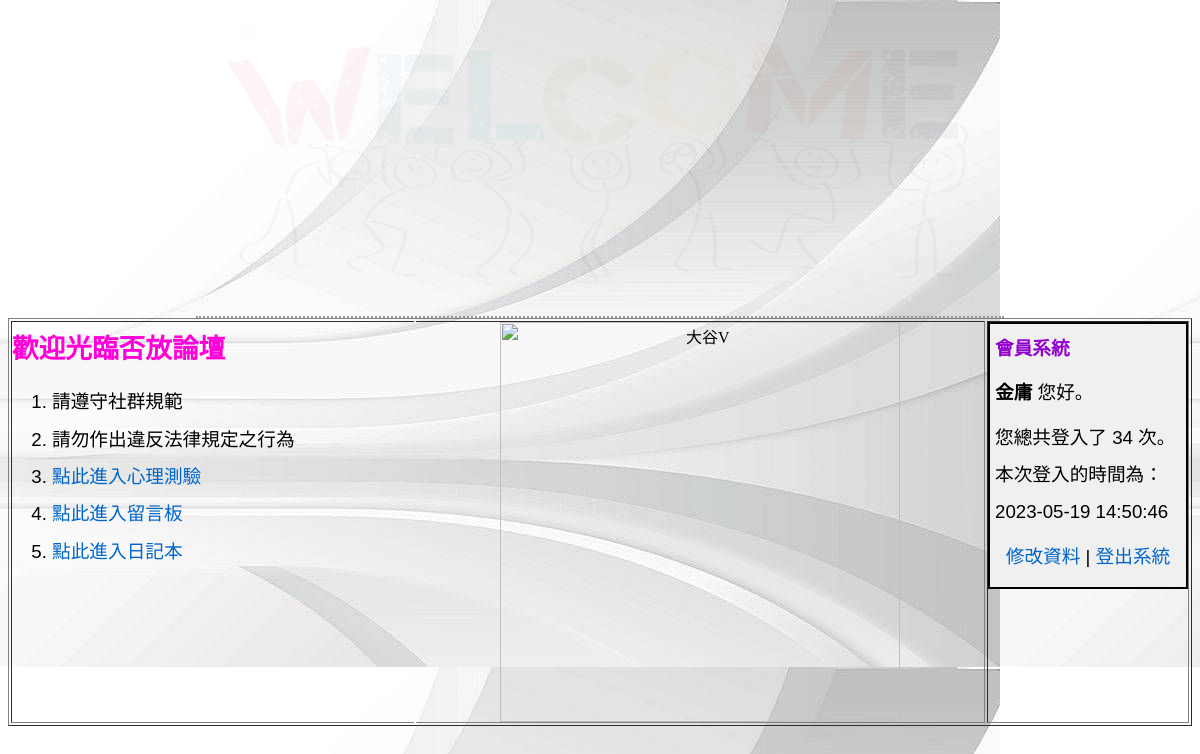
Page /member_center.php (signed in) on the committed database.
### tables this page shows
CREATE TABLE `memberdata` (
  `m_id` int(11) NOT NULL,
  `m_name` varchar(20) NOT NULL,
  `m_username` varchar(20) NOT NULL,
  `m_passwd` varchar(100) NOT NULL,
  `m_sex` enum('男','女') NOT NULL,
  `m_birthday` date DEFAULT NULL,
  `m_level` enum('admin','member') NOT NULL DEFAULT 'member',
  `m_email` varchar(100) DEFAULT NULL,
  `m_url` varchar(100) DEFAULT NULL,
  `m_phone` varchar(100) DEFAULT NULL,
  `m_address` varchar(100) DEFAULT NULL,
  `m_login` int(11) UNSIGNED NOT NULL DEFAULT 0,
  `m_logintime` datetime DEFAULT NULL,
  `m_jointime` datetime NOT NULL
);

### member_center.php (the view, shortened to what this page needs)
<?php
require_once("conn.php");
$query_RecMember = "SELECT * FROM memberdata WHERE m_username = '{$_SESSION["loginMember"]}'";
$RecMember = $db_link->query($query_RecMember);
$row_RecMember=$RecMember->fetch_assoc();
?>
<html>
<head>
<link href="style.css" rel="stylesheet" type="text/css">
</head>
<body>
<table width="800" border="0" align="center" cellpadding="4" cellspacing="0">
  <tr>
    <td class="tdbline"><img src="images/welcome.jpg" alt="會員系統" width="800" height="300"></td>
  </tr>
  <tr>
    <table width="100%" border="1" cellspacing="2" cellpadding="0">
      <tr valign="top">
        <td class="text-cell"><p class="title">歡迎光臨否放論壇</p>
          <ol>
            <li>請遵守社群規範</li>
            <li>請勿作出違反法律規定之行為</li>
            <li><a href="psytest.php">點此進入心理測驗</li>
            <li><a href="forum.php">點此進入留言板</li>
            <li><a href="diary.php">點此進入日記本</li>
          </ol>
        </td>
        <td class="image-cell">
          <img src="images/大谷V.gif" alt="大谷V" width="400" height="400">
    		</td>
        <td width="200">
        <div class="regbox">
          <p class="heading"><strong>會員系統</strong></p>
            <p><strong><?php echo $row_RecMember["m_name"];?></strong> 您好。</p>
            <p>您總共登入了 <?php echo $row_RecMember["m_login"];?> 次。<br>
            本次登入的時間為：<br>
            <?php echo $row_RecMember["m_logintime"];?></p>
            <p align="center"><a href="member_update.php">修改資料</a> | <a href="?logout=true">登出系統</a></p>
        </div>
        </td>
      </tr>
      </table>
  </tr>
</table>
</body>
</html>

### style.css (style rules this page uses)
p,ol { font-family: Verdana, Arial, Helvetica, sans-serif; font-size: 14pt; line-height: 200%; margin-top: 1px; margin-bottom: 7px; }
a { text-decoration: none; }
a:link { color: #0066CC; }
.title { font-family: "標楷體"; font-size: 20pt; font-weight: bolder; color: #ff00d9; }
.heading { font-family: "標楷體"; font-size: 14pt; color: #9200cc; line-height: 200%; font-weight: bold; }
.regbox { border: 2px solid #040000; font-size:14px; padding: 5px; background-color: #F0F0F0; }
.tdbline { border-bottom-width: 2px; border-bottom-style: dotted; border-bottom-color: #999999; }
.text-cell { border-right: none; }
.image-cell { text-align: center; border-left: none; }
table { animation: float 4s ease-in-out infinite; }
body { background-image: url('images/bg001.jpg'); }

### rows in the picture
memberdata: m_name "金庸", m_login "34", m_logintime "2023-05-19 14:50:46"
